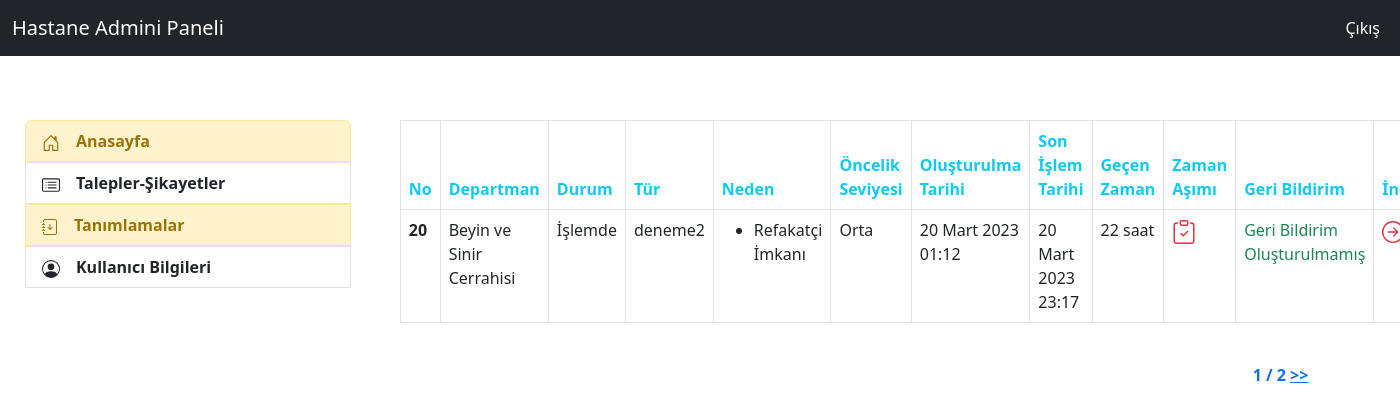
The app's page /feedbacks/admin_feedback_islemde (signed in) with its own data.
### feedback/models.py (models this page shows, shortened)
class Feedback(models.Model):
    IdCompany = models.ForeignKey(Company,on_delete=models.CASCADE,verbose_name="Hastane")
    Name = models.CharField(max_length=30,verbose_name="Ad",null=True,blank=True)
    Surname = models.CharField(max_length=30,verbose_name="Soyad",null=True,blank=True)
    Email = models.EmailField(max_length=40,verbose_name="Email")
    PhoneNumber = PhoneNumberField(default="",verbose_name="Telefon Numarası")
    Content = models.TextField(verbose_name="Talep-Şikayet İçeriği")
    Photo = models.FileField(blank=True,null=True,verbose_name="Resim")
    IdDepartment = models.ForeignKey(Department,on_delete=models.CASCADE,verbose_name="Talep-Şikayet Departmanı")
    IdFeedbackType = models.ForeignKey(FeedbackType,on_delete=models.CASCADE,verbose_name="Talep-Şikayet Tipi")
    IdFeedbackSource = models.ManyToManyField(FeedbackSource,verbose_name="Talep-Şikayet Nedeni (Çoklu Seçim Yapılabilir) ")
    IdFeedbackReason = models.ManyToManyField(FeedbackReason,verbose_name="Talep-Şikayet Nedeni (Detay) (Çoklu Seçim Yapılabilir) ")
    IdFeedbackPersonel =models.ManyToManyField(FeedbackPersonel,verbose_name="Talep-Şikayet Personeli (Çoklu Seçim Yapılabilir) ")
    FeedbackOpenDate = models.DateTimeField(auto_now_add=True,verbose_name="Oluşturulma Tarihi")
    IdFeedbackPriorityLevel = models.ForeignKey(FeedbackPriorityLevel,null=True,on_delete=models.CASCADE,verbose_name="Talep-Şikayet Öncelik Seviyesi")
    IdFeedbackStatus = models.ForeignKey(FeedbackStatus,default=1,verbose_name="Talep-Şikayet Durumu",on_delete=models.CASCADE)
    FeedbackClosedDate= models.DateTimeField(auto_now=True,verbose_name="Talep-Şikayet Son İşlem Saati")
    LastSolveDate = models.DateTimeField(null=True,verbose_name="Talep ve Şikayetin Yanıtı İçin Gerekli Zaman(Ör: ..-..-.... 17:40)")
    DurationTime = models.CharField(max_length=100,verbose_name="Geçen Zaman",null=True)
    class Meta:
        ordering = ["IdFeedbackStatus__id","-IdFeedbackPriorityLevel__id"]

class Department(models.Model):
    idcompany= models.ForeignKey(Company,on_delete=models.CASCADE,verbose_name="dprt_company")
    name = models.CharField(max_length=50,verbose_name="Departman Adı")
    status = models.CharField(max_length=6,verbose_name="Durum",choices=status_choices)
    def __str__(self):
        return self.name

class FeedbackStatus(models.Model):
    IdCompany = models.ForeignKey(Company,verbose_name="status_ıdcompany",on_delete=models.CASCADE)
    name = models.CharField(max_length=7,verbose_name="Durum Adı",choices=f_status_choice)

class FeedbackType(models.Model):
    idcompany= models.ForeignKey(Company,on_delete=models.CASCADE,verbose_name="f_type_company")
    name = models.CharField(max_length=8,verbose_name="Talep-Şikayet Tipi")
    status = models.CharField(max_length=6,verbose_name="Durum",choices=status_choices)
    def __str__(self):
        return self.name

class FeedbackReason(models.Model):
    idcompany= models.ForeignKey(Company,on_delete=models.CASCADE,verbose_name="f_reason_company")
    name = models.CharField(max_length=35,verbose_name="Talep-Şikayet Nedeni Adı")
    status = models.CharField(max_length=6,verbose_name="Durum",choices=status_choices)

class FeedbackPriorityLevel(models.Model):
    idcompany= models.ForeignKey(Company,on_delete=models.CASCADE,verbose_name="f_priority_company")
    name = models.CharField(max_length=35,verbose_name="f_priority_name",choices=priority_choice)

### feedback/views.py (the view)
# urls.py: path('admin_feedback_islemde',views.admin_feedback_islemde,name="admin_feedback_islemde"),
@login_required(login_url="user:login")
def admin_feedback_islemde(request):
    k_user = request.user
    d_user = UserAddProfile.objects.filter(user=k_user).first()
    company_id = d_user.user_company
    feedbacks_list = Feedback.objects.filter(IdCompany=company_id,IdFeedbackStatus__name="İşlemde")
    paginator = Paginator(feedbacks_list, 1)  # Show 5 contacts per page
    page = request.GET.get('sayfa')
    try:
        feedbacks = paginator.page(page)
    except PageNotAnInteger:
        feedbacks = paginator.page(1)
    except EmptyPage:
        messages.warning(request,"Geçerli olmayan sayfa numarası!")
        feedbacks = paginator.page(paginator.num_pages)
    liste = list()
    for feedback in feedbacks_list:
        zaman(feedback)
        feedback_status = FeedbackStatusHistory.objects.filter(
            Q(history_feedback_id=feedback.pk),
            Q(history_department_id=feedback.IdDepartment),
            Q(history_status_id=2)
        ).distinct()
        if feedback_status.first() != None:
            liste.append(feedback_status)
    context = {
        "feedbacks":feedbacks,
        "liste":liste,
        "bildirim":len(liste),
    }
    return render(request,"admin/admin_feedback_islemde.html",context)

### feedback/views.py (called while the page is built)
def zaman(feedback):
        liste = list()
        time = now() - feedback.FeedbackOpenDate
        for t in str(time):
            liste.append(t)
        if liste[2] == "d":
            time = liste[0] + " gün"
        elif liste[0]=="0" and liste[1]==":":
            time = liste[2]+liste[3]+" dakika"
        elif liste[3]=="d":
            time = liste[0]+liste[1]+" gün"
        elif liste[1]==":" and int(liste[2]) == True :
            time = liste[0]+liste[1]+ " saat"
        elif liste[2] == ":" :
            time = liste[0]+liste[1]+ " saat"
        elif liste[1] == ":":
            time =liste[0]+ " saat"
        elif liste[2]=="m":
            time = liste[0] +" ay"
        elif liste[3]=="m":
            time = liste[0]+liste[1]+" ay"
        feedback.DurationTime = time
        feedback.save()

### templates/admin/admin_feedback_islemde.html (shortened to what this page needs)
{% extends "admin/layout.html" %}
{% block content %}
{% if feedbacks %}
<table class="table table-bordered">
  <thead>
    <tr>
      <th scope="col" class="text-info">No</th>
      <th scope="col" class="text-info">Departman</th>
      <th scope="col" class="text-info">Durum</th>
      <th scope="col" class="text-info">Tür</th>
      <th scope="col" class="text-info">Neden</th>
      <th scope="col" class="text-info">Öncelik Seviyesi</th>
      <th scope="col" class="text-info">Oluşturulma Tarihi</th>
      <th scope="col" class="text-info">Son İşlem Tarihi</th>
      <th scope="col" class="text-info">Geçen Zaman</th>
      <th scope="col" class="text-info">Zaman Aşımı</th>
      <th scope="col" class="text-info">Geri Bildirim</th>
      <th scope="col" class="text-info">İncele</th>
    </tr>
  </thead>
  <tbody>
        {% for feedback in feedbacks %}
                <tr>
                <td><b>{{feedback.id}}</b></td>
                <td>{{feedback.IdDepartment}}</td>
                <td>{{feedback.IdFeedbackStatus.name}}</td>
                <td>{{feedback.IdFeedbackType}}</td>
                <td>
                {% for f_reason in feedback.IdFeedbackReason.all %}
                    <ul><li>{{f_reason.name}}</li></ul>
                {% endfor %}
                </td>
                <td>{{feedback.IdFeedbackPriorityLevel.name}}</td>
                <td>{{feedback.FeedbackOpenDate}}</td>
                <td>{{feedback.FeedbackClosedDate}}</td>
                <td>{{feedback.DurationTime}}</td>
                {% if feedback.FeedbackClosedDate > feedback.LastSolveDate %}
                    <td class="text-danger"><b></b></td>
                {% endif %}
                {% if feedback.feedbackstatushistory_set.all %}
                  <td class= "text-danger"><b>İncele --> Güncelle</b></td>
                {% else %}
                  <td class= "text-success">Geri Bildirim Oluşturulmamış</td>
                {% endif %}
                <td><a href="{% url 'feedback:admin_feedback_detail' feedback.id %}" class="text-danger">
                <b></b></a></td>
                </tr>
        {% endfor %}
      </tbody>
    </table><br>
        <div class="d-flex justify-content-end ">
            <div class="pagination">
                <span class="step-links">
                    <span class="text-primary">
                        <b>{{ feedbacks.number }} / {{ feedbacks.paginator.num_pages }}</b>
                    </span>
                    {% if feedbacks.has_next %}
                        <a class="text-primary" href="?sayfa={{ feedbacks.next_page_number }}{% if request.GET.keyword %}&keyword={{ request.GET.keyword }}{% endif %}"><b>>></b></a>
                    {% endif %}
                </span>
            </div>
        </div>
{% else %}
    <div class="alert alert-danger">
     İşlemde Talep-Şikayet Bulunmamaktadır.
    </div>
{% endif %}
{% endblock  %}

### templates/admin/layout.html (shortened to what this page needs)
<!DOCTYPE html>
{% load static %}
<html lang="tr">
<head>
    <link rel="stylesheet" href="{% static 'css/bootstrap.min.css' %}">
</head>
<body>
    <nav class="navbar navbar-expand-md navbar-dark fixed-top bg-dark">
    <div class="container-fluid">
        <div class="collapse navbar-collapse" id="navbarSupportedContent">
            <a class="navbar-brand" href="{% url 'feedback:admin_all_feedback' %}">Hastane Admini Paneli</a>
            <ul class="navbar-nav ms-auto">
                {% if request.user.is_authenticated %}
                    <li class="nav-item">
                        <a class="nav-link active" href="{% url 'user:logout' %}">Çıkış</a>
                    </li>
                {% endif %}
            </ul>
            </div>
        </div>
    </nav>
    <div style="margin-top: 120px; margin-bottom:100px; margin-left:25px;" >
        <div class="row">
            <div class="col-3">
                <div class="list-group">
                    <a href="{% url 'feedback:admin_all_feedback' %}" class="list-group-item list-group-item-action list-group-item-warning ">
                    <b>&emsp;Anasayfa</b></a>
                    <div class="col-example">
                    <a class="list-group-item list-group-item-action" data-bs-toggle="collapse" href="#collapseExampleTalep" role="button" aria-expanded="false" aria-controls="collapseExample">
                    <b>&emsp;Talepler-Şikayetler</b>&emsp;&emsp;&emsp;</a>
                    </div>
                    <div class="col-example">
                        <a class="list-group-item list-group-item-action list-group-item-warning" data-bs-toggle="collapse" href="#collapseExample" role="button" aria-expanded="false" aria-controls="collapseExample">
                        <b>&emsp;Tanımlamalar</b></a>
                    </div>
                    <div class="col-example">
                        <a class="list-group-item list-group-item-action" data-bs-toggle="collapse" href="#collapseExampleRegister" role="button" aria-expanded="false" aria-controls="collapseExample">
                        <b>&emsp;Kullanıcı Bilgileri</b></a>
                    </div>
                </div>
            </div>
            <div class="col-8" style="margin-left:25px;">
                {% block content %}
                {% endblock content %}
                <br><br><br><br>
            </div>
        </div>
    </div>
</body>
</html>

### records on screen
Feedback: id "20", IdDepartment "Beyin ve Sinir Cerrahisi", IdFeedbackStatus.name "İşlemde", IdFeedbackType "deneme2", IdFeedbackPriorityLevel.name "Orta", FeedbackOpenDate "20 Mart 2023 01:12", FeedbackClosedDate "20 Mart 2023 23:17", DurationTime "22 saat", shows "Geri Bildirim Oluşturulmamış"
FeedbackReason: name "Refakatçi İmkanı"

### other values on screen
{{ feedbacks.number }} "1"
{{ feedbacks.paginator.num_pages }} "2"
